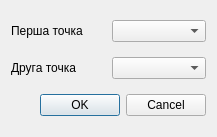
<?xml version="1.0" encoding="UTF-8"?>
<ui version="4.0">
 <class>DialogLine</class>
 <widget class="QDialog" name="DialogLine">
  <property name="geometry">
   <rect>
    <x>0</x>
    <y>0</y>
    <width>217</width>
    <height>137</height>
   </rect>
  </property>
  <property name="windowTitle">
   <string>Dialog</string>
  </property>
  <layout class="QVBoxLayout" name="verticalLayout">
   <item>
    <layout class="QHBoxLayout" name="horizontalLayout">
     <item>
      <widget class="QLabel" name="label">
       <property name="text">
        <string>Перша точка</string>
       </property>
      </widget>
     </item>
     <item>
      <widget class="QComboBox" name="comboBoxFirstPoint"/>
     </item>
    </layout>
   </item>
   <item>
    <layout class="QHBoxLayout" name="horizontalLayout_2">
     <item>
      <widget class="QLabel" name="label_2">
       <property name="text">
        <string>Друга точка</string>
       </property>
      </widget>
     </item>
     <item>
      <widget class="QComboBox" name="comboBoxSecondPoint"/>
     </item>
    </layout>
   </item>
   <item>
    <widget class="QDialogButtonBox" name="buttonBox">
     <property name="orientation">
      <enum>Qt::Horizontal</enum>
     </property>
     <property name="standardButtons">
      <set>QDialogButtonBox::Cancel|QDialogButtonBox::Ok</set>
     </property>
    </widget>
   </item>
  </layout>
 </widget>
 <resources/>
 <connections>
  <connection>
   <sender>buttonBox</sender>
   <signal>accepted()</signal>
   <receiver>DialogLine</receiver>
   <slot>accept()</slot>
   <hints>
    <hint type="sourcelabel">
     <x>248</x>
     <y>254</y>
    </hint>
    <hint type="destinationlabel">
     <x>157</x>
     <y>274</y>
    </hint>
   </hints>
  </connection>
  <connection>
   <sender>buttonBox</sender>
   <signal>rejected()</signal>
   <receiver>DialogLine</receiver>
   <slot>reject()</slot>
   <hints>
    <hint type="sourcelabel">
     <x>316</x>
     <y>260</y>
    </hint>
    <hint type="destinationlabel">
     <x>286</x>
     <y>274</y>
    </hint>
   </hints>
  </connection>
 </connections>
</ui>
